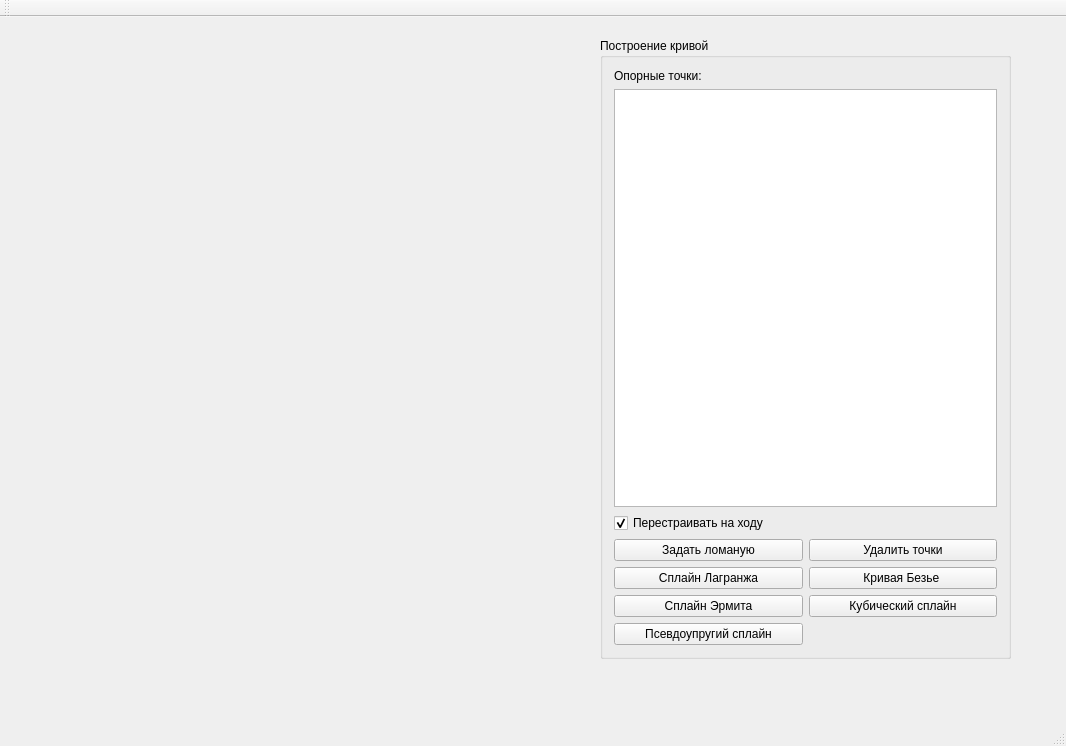
<?xml version="1.0" encoding="UTF-8"?>
<ui version="4.0">
 <class>MainWindow</class>
 <widget class="QMainWindow" name="MainWindow">
  <property name="geometry">
   <rect>
    <x>0</x>
    <y>0</y>
    <width>1066</width>
    <height>746</height>
   </rect>
  </property>
  <property name="windowTitle">
   <string>Редактор кривых</string>
  </property>
  <widget class="QWidget" name="centralWidget">
   <layout class="QGridLayout" name="gridLayout_2" columnstretch="0">
    <item row="0" column="0">
     <widget class="SGraph2dWidget" name="graph_widget" native="true">
      <widget class="QGroupBox" name="groupBox">
       <property name="geometry">
        <rect>
         <x>589</x>
         <y>10</y>
         <width>411</width>
         <height>621</height>
        </rect>
       </property>
       <property name="minimumSize">
        <size>
         <width>400</width>
         <height>0</height>
        </size>
       </property>
       <property name="title">
        <string>Построение кривой</string>
       </property>
       <layout class="QGridLayout" name="gridLayout">
        <item row="4" column="1">
         <widget class="QPushButton" name="pbBezierCurve">
          <property name="text">
           <string>Кривая Безье </string>
          </property>
         </widget>
        </item>
        <item row="5" column="1">
         <widget class="QPushButton" name="pdCubicSpline">
          <property name="text">
           <string>Кубический сплайн</string>
          </property>
         </widget>
        </item>
        <item row="0" column="0">
         <widget class="QLabel" name="label">
          <property name="text">
           <string>Опорные точки:</string>
          </property>
         </widget>
        </item>
        <item row="3" column="0">
         <widget class="QPushButton" name="pbNewControlLine">
          <property name="text">
           <string>Задать ломаную</string>
          </property>
         </widget>
        </item>
        <item row="4" column="0">
         <widget class="QPushButton" name="pdLagrange">
          <property name="text">
           <string>Сплайн Лагранжа</string>
          </property>
         </widget>
        </item>
        <item row="5" column="0">
         <widget class="QPushButton" name="pdHermitSpline">
          <property name="text">
           <string>Сплайн Эрмита</string>
          </property>
         </widget>
        </item>
        <item row="1" column="0" colspan="2">
         <widget class="QPointTableWidget" name="twPoints">
          <property name="enabled">
           <bool>true</bool>
          </property>
          <property name="editTriggers">
           <set>QAbstractItemView::NoEditTriggers</set>
          </property>
          <property name="alternatingRowColors">
           <bool>false</bool>
          </property>
          <property name="selectionMode">
           <enum>QAbstractItemView::SingleSelection</enum>
          </property>
          <property name="selectionBehavior">
           <enum>QAbstractItemView::SelectRows</enum>
          </property>
         </widget>
        </item>
        <item row="3" column="1">
         <widget class="QPushButton" name="pbDeletePoint">
          <property name="text">
           <string>Удалить точки</string>
          </property>
         </widget>
        </item>
        <item row="2" column="0">
         <widget class="QCheckBox" name="cbOnFlyRebuild">
          <property name="text">
           <string>Перестраивать на ходу</string>
          </property>
          <property name="checked">
           <bool>true</bool>
          </property>
         </widget>
        </item>
        <item row="6" column="0">
         <widget class="QPushButton" name="pdPseudoeSpline">
          <property name="text">
           <string>Псевдоупругий сплайн</string>
          </property>
         </widget>
        </item>
       </layout>
      </widget>
     </widget>
    </item>
   </layout>
  </widget>
  <widget class="QMenuBar" name="menuBar">
   <property name="geometry">
    <rect>
     <x>0</x>
     <y>0</y>
     <width>1066</width>
     <height>21</height>
    </rect>
   </property>
  </widget>
  <widget class="QToolBar" name="mainToolBar">
   <attribute name="toolBarArea">
    <enum>TopToolBarArea</enum>
   </attribute>
   <attribute name="toolBarBreak">
    <bool>false</bool>
   </attribute>
  </widget>
  <widget class="QStatusBar" name="statusBar"/>
 </widget>
 <layoutdefault spacing="6" margin="11"/>
 <customwidgets>
  <customwidget>
   <class>SGraph2dWidget</class>
   <extends>QWidget</extends>
   <header>sgraph2dwidget.h</header>
   <container>1</container>
  </customwidget>
  <customwidget>
   <class>QPointTableWidget</class>
   <extends>QTableWidget</extends>
   <header>qpointtablewidget.h</header>
  </customwidget>
 </customwidgets>
 <resources/>
 <connections/>
</ui>
